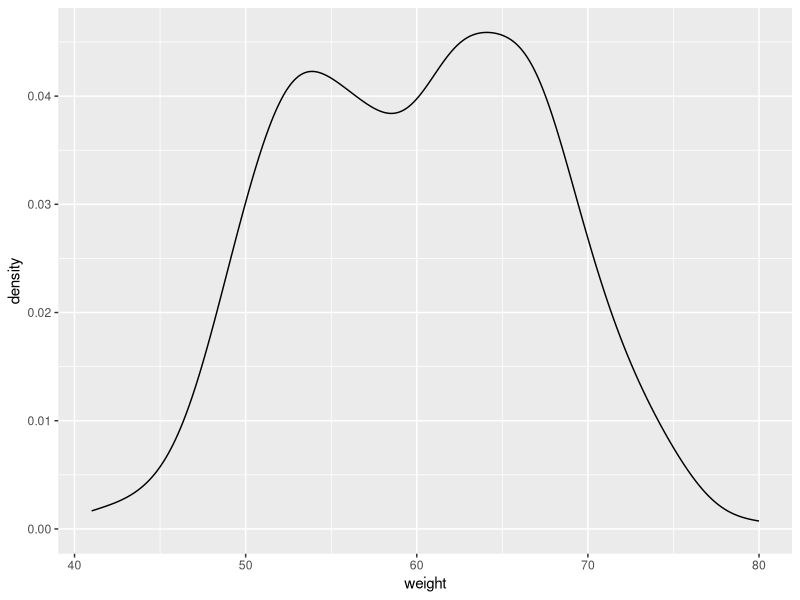
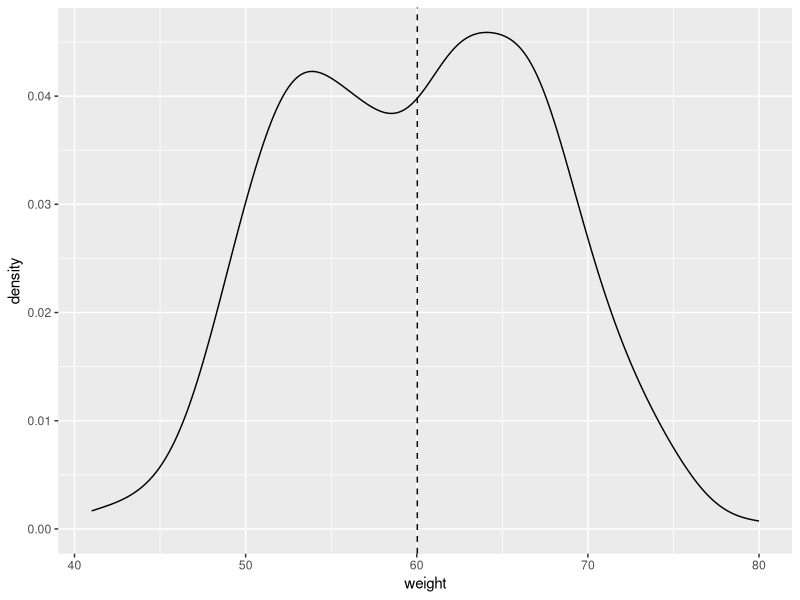
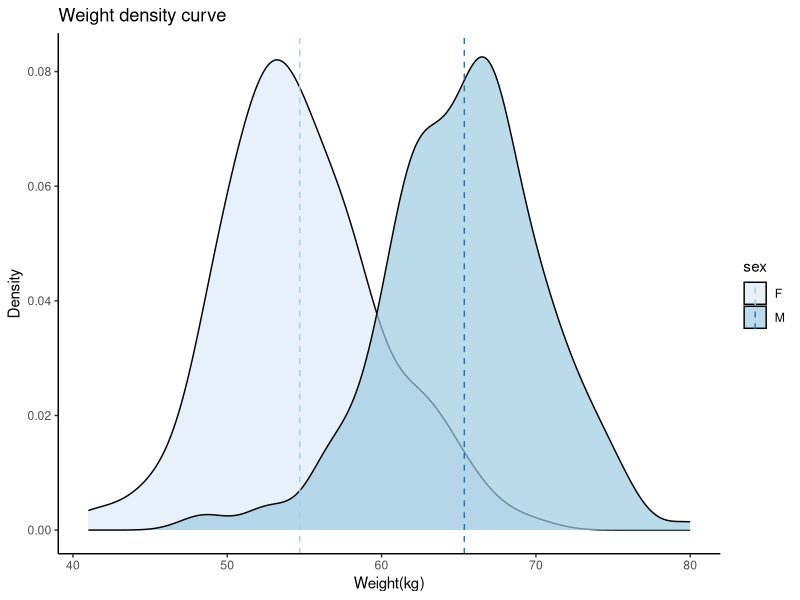
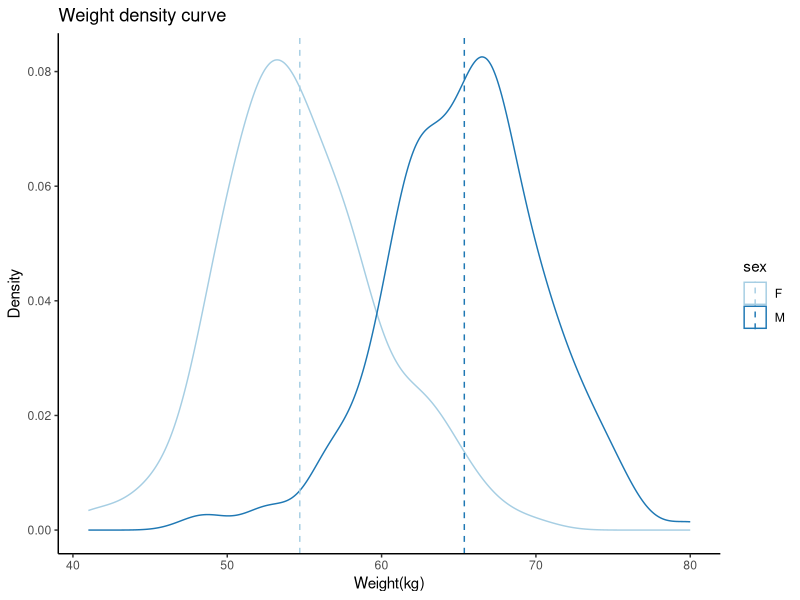
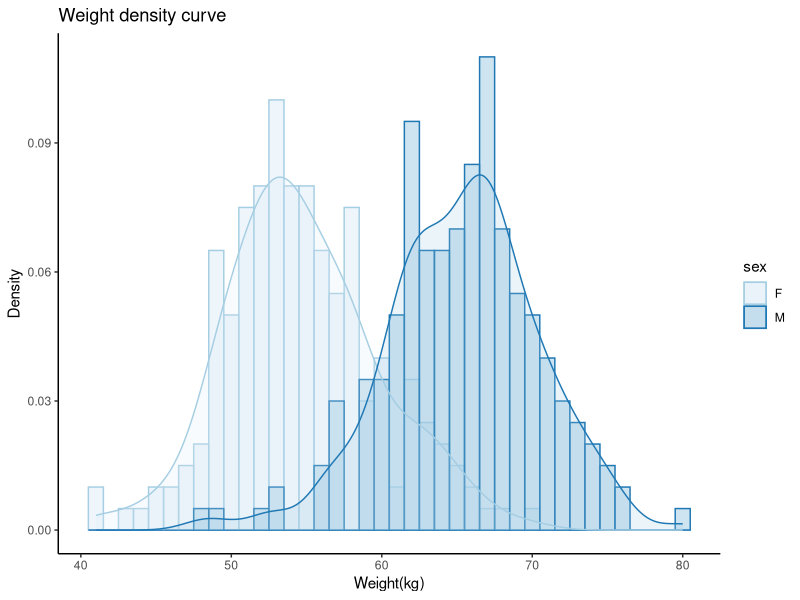

Source code (R) for these figures, in order:
####4.Density plots
df2 <-read.table("histogram_plots.txt",header=T,sep="\t")
library(ggplot2)
library(plyr)
#4.1 Basic density
pdf("4.1.Basic_densityplot.pdf", height = 3, width = 3)
ggplot(df2, aes(x=weight)) + 
  geom_density()
dev.off()
#4.2 Add mean line on a density plot
pdf("4.2.Add_meanline_densityplot.pdf", height = 3, width = 3)
ggplot(df2, aes(x=weight)) +
  geom_density() +
  geom_vline(aes(xintercept=mean(weight)), color="black", linetype="dashed", size=0.5)
dev.off()
#4.3 Change density plot fill colors
#Use the plyr package plyr to calculate the average weight of each group :
mu <- ddply(df2, "sex", summarise, grp.mean=mean(weight))
head(mu)
#draw the plot
#4.3.1 Change fill colors
pdf("4.3.1.Customized_histogramplot1.pdf", height = 3, width = 3)
ggplot(df2, aes(x=weight, fill=sex)) +
  geom_density(alpha=0.7)+
  geom_vline(data=mu, aes(xintercept=grp.mean, color=sex), linetype="dashed")+
  labs(title="Weight density curve",x="Weight(kg)", y = "Density") + 
  scale_color_brewer(palette="Paired") +
  scale_fill_brewer(palette="Blues") +
  theme_classic()
dev.off()
#4.3.2 Change line colors
pdf("4.3.2.Customized_histogramplot2.pdf", height = 3, width = 3)
ggplot(df2, aes(x=weight, color=sex)) +
  geom_density()+
  geom_vline(data=mu, aes(xintercept=grp.mean, color=sex), linetype="dashed")+
  labs(title="Weight density curve",x="Weight(kg)", y = "Density") + 
  scale_color_brewer(palette="Paired") +
  theme_classic()
dev.off()
#4.3.3 Combine histogram and density plots
pdf("4.3.3.Customized_histogramplot3.pdf", height = 3, width = 3)
ggplot(df2, aes(x=weight, color=sex, fill=sex)) + 
  geom_histogram(binwidth=1, aes(y=..density..), alpha=0.5, position="identity") +
  geom_density(alpha=.2) +
  labs(title="Weight density curve",x="Weight(kg)", y = "Density") + 
  scale_color_brewer(palette="Paired") +
  scale_fill_brewer(palette="Blues") +
  theme_classic()
dev.off()
